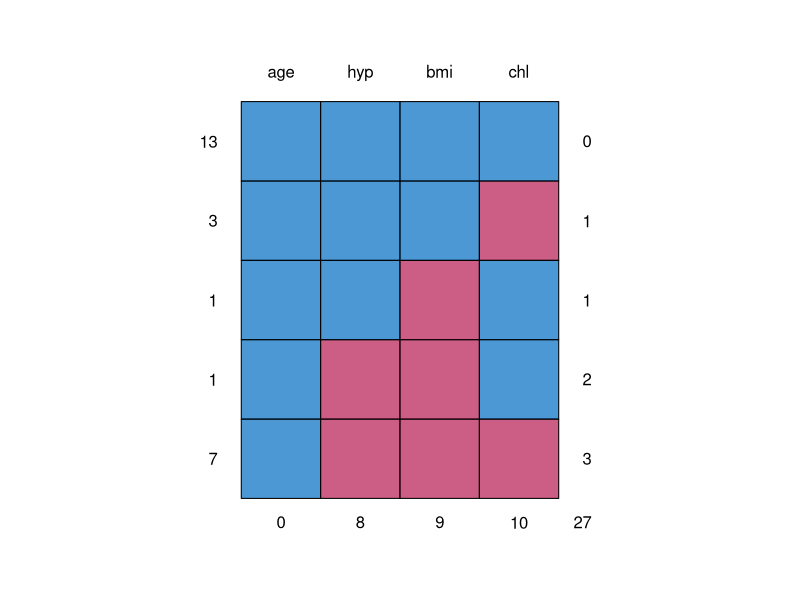
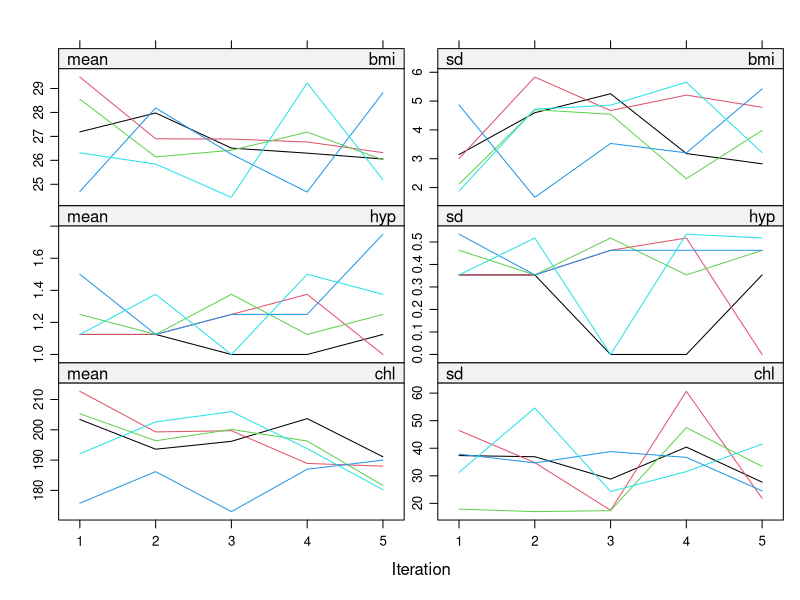
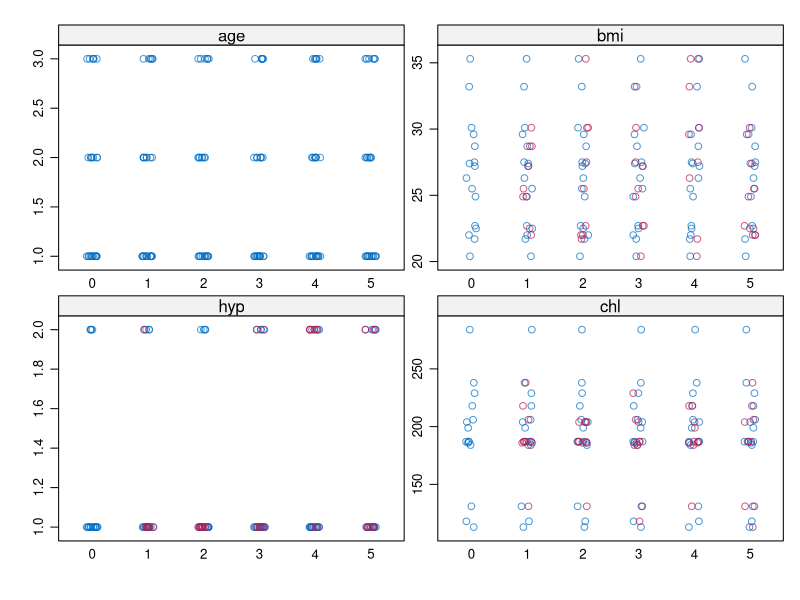
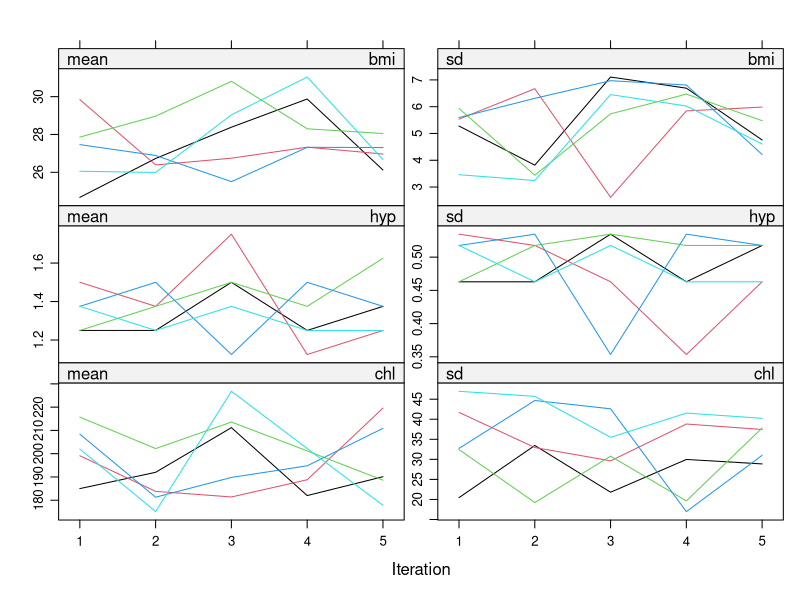

Here is the R script that generated these plots, in order:
# An introduction to mice


# Intro to Rstudio --------------------------------------------------------

# A quick intro to Rstudio
# Panels: Console; Source, Environment; Files
# Good practice: write scripts
# Use projects
# Use templates
# <- vs =
# Code formatting and Ctrl/Cmd-I

# mice computational resource ---------------------------------------------

# The mice package can be found at:
# https://cran.r-project.org/web/packages/mice/index.html
# GitHub page is here:
# https://github.com/stefvanbuuren/mice
# A number of vignettes and code examples at the bottom of that page
# The whole mice book is here:
# https://stefvanbuuren.name/fimd/sec-selective.html

# The mice package --------------------------------------------------------

library(mice)

# The data set we will use is nhanes:
help(nhanes)
head(nhanes)
str(nhanes)
summary(nhanes)
# 4 variables
# Age group, ordinal
# BMI
# Hypertensive (1 = no, 2 = yes)
# Cholesterol level
# We are interested in predicting cholesterol level from the other variables

# Show the missingness pattern
md.pattern(nhanes)
# Blue = observed, pink = missing

# Fit a first regression model
fit = lm(bmi ~ ., data = nhanes)
summary(fit)
# No warnings but how many values did it fit to?
fit$fitted.values


# Single imputation -------------------------------------------------------

# NOTE: the mice command has a seed argument due to its use of random sampling, so if you want repeatable results please include it below, e.g. seed = 123

# Get the missing values filled in by basic mean imputation
imp = mice(nhanes, method = "mean", m = 1, maxit = 1)
str(imp)

# Access the complete data with 
complete(imp)
# Can check this with colMeans(nhanes, na.rm = TRUE)

# A better version is with regression imputation
imp2 = mice(nhanes, method = "norm.predict", m = 1, maxit = 1)
str(imp2)
complete(imp2)

# Could now run the regression on the completed data
fit2 = lm(bmi ~ ., data = complete(imp2))
summary(fit2)
# Look at the standard errors - all gone down

# ANother version - this time use the stochastic regression approach
imp3 = mice(nhanes, method = "norm.nob", m = 1, maxit = 1)
fit3 = lm(bmi ~ ., data = complete(imp3))
summary(fit3)

# Multiple imputation -----------------------------------------------------

# The default mice arguments is for 5 imputations, over 5 iterations where the default methods are c("pmm", "logreg", "polyreg", "polr") corresponding to numeric data, binary factor data, multi-level factor data, and multi-level ordered factor data respectively

imp4 = mice(nhanes) # Can add m = 3 for different numbers of imputed data sets

# Show the different imputed data sets
imp4$imp
# The columns are the different imputed values for each missing observation

# You can export these data sets in different formats
complete(imp4, "long") 
# The original data set only had nrow(nhanes) = 25 observations
# This now as 5*25 = 125 rows
# You can also do it by binding the columns together with 
# complete(imp4, "broad")
# complete(imp4, "repeated") # Similar to above but each column repeated

# One thing you might have noticed is the predictor matrix
imp4
# This says which variables are used to impute the others
# If you want to change the predictor matrix you can extract it, change it, then give it back to mice
pred = imp4$predictorMatrix
# Suppose you don't want hyptension to help you impute the variables
# This might occur when you have known collinearity or many variables
pred[ ,"hyp"] <- 0
pred
imp5 = mice(nhanes, pred = pred, print = FALSE)
# There are some convenience functions for quickly selecting which predictors are used for the imputation (see ?quickpred)


# Finer algorithm details -------------------------------------------------

# The default plotting uses (slightly ugly) lattice plots
plot(imp5)
# The rows of the plot specify the iteration number (note this is the iteration not the number of imputations which is the different lines). 
# If it has 'worked' then the lines should jump around and not lie parallel
# Remember - no age as it's fully observed
# It's often worth increasing the number of iterations to get a better picture of convergence

# A strip plot can be obtained to see the behaviour of the imputed values
stripplot(imp5)
# Should show the missing data (red) against the observed (blue)

# The methods used to perform the imputation for each variable can be found via:
imp5$method
# These are all numeric variables so partial mean matching was used everywhere - this seems wrong...

# We can manually change the types of these variables, or we can just use the ...
str(nhanes2)
# ... data set

imp6 = mice(nhanes2, print = FALSE)
imp6$method

# Now look at the imputed values
complete(imp6)


# The full list of methods is given as:
methods(mice)

# We can extract the method from the last run and re-do it with a new method
meth_new = imp6$meth 
meth_new[2] = "norm" # ?mice.impute.norm - Bayesian LR

imp7 = mice(nhanes2, method = meth_new, print = FALSE)
imp7$method
plot(imp7)


# Running models with imputed data sets -----------------------------------

# You can fit a model using the imputed object from a mice run
fit4 = with(imp7, lm(bmi ~ chl + age + hyp)) # Annoyingly doesn't work with a data argument, or .
summary(fit4) # This has fitted the model to each data set in turn

# We can pick out individual fits, e.g.
summary(fit4$analyses[[2]])

# We can combine these fits together into one model
pool_fit = pool(fit4)
summary(pool_fit)

# pool_fit contains even more info
pool_fit
# lambda measures the proportion of total variance due to missingness the influence of the missing data on the model
# riv is the residual increase in variance due to to missingness
# fmi is the fraction of missing information
# If these values are high (fmi > 0.5?) then this indicates a poorly fitting imputation model. You might want to remove some of the variables from the imputation predictor matri
